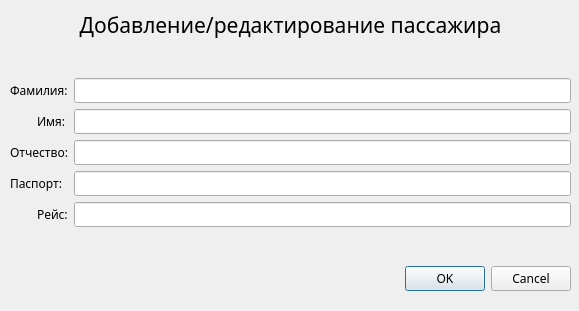
<?xml version="1.0" encoding="UTF-8"?>
<ui version="4.0">
 <class>AddPassenger</class>
 <widget class="QDialog" name="AddPassenger">
  <property name="geometry">
   <rect>
    <x>0</x>
    <y>0</y>
    <width>579</width>
    <height>311</height>
   </rect>
  </property>
  <property name="font">
   <font>
    <family>Mongolian Baiti</family>
   </font>
  </property>
  <property name="windowTitle">
   <string>Dialog</string>
  </property>
  <widget class="QWidget" name="">
   <property name="geometry">
    <rect>
     <x>10</x>
     <y>10</y>
     <width>561</width>
     <height>281</height>
    </rect>
   </property>
   <layout class="QGridLayout" name="gridLayout">
    <item row="0" column="0" colspan="3">
     <widget class="QLabel" name="mainLabel">
      <property name="font">
       <font>
        <family>Mongolian Baiti</family>
        <pointsize>16</pointsize>
       </font>
      </property>
      <property name="text">
       <string>Добавление/редактирование пассажира</string>
      </property>
      <property name="alignment">
       <set>Qt::AlignCenter</set>
      </property>
     </widget>
    </item>
    <item row="1" column="0" colspan="3">
     <spacer name="verticalSpacer">
      <property name="orientation">
       <enum>Qt::Vertical</enum>
      </property>
      <property name="sizeHint" stdset="0">
       <size>
        <width>20</width>
        <height>40</height>
       </size>
      </property>
     </spacer>
    </item>
    <item row="2" column="0" colspan="2">
     <widget class="QLabel" name="secondName">
      <property name="text">
       <string>Фамилия:</string>
      </property>
     </widget>
    </item>
    <item row="2" column="2">
     <widget class="QLineEdit" name="edit_secondName"/>
    </item>
    <item row="3" column="1">
     <widget class="QLabel" name="firstName">
      <property name="text">
       <string>Имя:</string>
      </property>
     </widget>
    </item>
    <item row="3" column="2">
     <widget class="QLineEdit" name="edit_firstName"/>
    </item>
    <item row="4" column="0" colspan="2">
     <widget class="QLabel" name="middleName">
      <property name="text">
       <string>Отчество:</string>
      </property>
     </widget>
    </item>
    <item row="4" column="2">
     <widget class="QLineEdit" name="edit_middleName"/>
    </item>
    <item row="5" column="0" colspan="2">
     <widget class="QLabel" name="passport">
      <property name="text">
       <string>Паспорт:</string>
      </property>
     </widget>
    </item>
    <item row="5" column="2">
     <widget class="QLineEdit" name="edit_passport"/>
    </item>
    <item row="6" column="0">
     <widget class="QLabel" name="labelError">
      <property name="font">
       <font>
        <pointsize>10</pointsize>
       </font>
      </property>
      <property name="styleSheet">
       <string notr="true">QLabel { color: rgb(240, 0, 0); }</string>
      </property>
      <property name="text">
       <string/>
      </property>
      <property name="alignment">
       <set>Qt::AlignCenter</set>
      </property>
     </widget>
    </item>
    <item row="6" column="1">
     <widget class="QLabel" name="flight">
      <property name="text">
       <string>Рейс:</string>
      </property>
     </widget>
    </item>
    <item row="6" column="2">
     <widget class="QLineEdit" name="edit_flight"/>
    </item>
    <item row="7" column="0">
     <spacer name="verticalSpacer_2">
      <property name="orientation">
       <enum>Qt::Vertical</enum>
      </property>
      <property name="sizeHint" stdset="0">
       <size>
        <width>20</width>
        <height>40</height>
       </size>
      </property>
     </spacer>
    </item>
    <item row="8" column="2">
     <widget class="QDialogButtonBox" name="buttonBox">
      <property name="standardButtons">
       <set>QDialogButtonBox::Cancel|QDialogButtonBox::Ok</set>
      </property>
     </widget>
    </item>
   </layout>
  </widget>
 </widget>
 <resources/>
 <connections>
  <connection>
   <sender>buttonBox</sender>
   <signal>accepted()</signal>
   <receiver>AddPassenger</receiver>
   <slot>accept()</slot>
   <hints>
    <hint type="sourcelabel">
     <x>292</x>
     <y>270</y>
    </hint>
    <hint type="destinationlabel">
     <x>199</x>
     <y>149</y>
    </hint>
   </hints>
  </connection>
  <connection>
   <sender>buttonBox</sender>
   <signal>rejected()</signal>
   <receiver>AddPassenger</receiver>
   <slot>reject()</slot>
   <hints>
    <hint type="sourcelabel">
     <x>292</x>
     <y>270</y>
    </hint>
    <hint type="destinationlabel">
     <x>199</x>
     <y>149</y>
    </hint>
   </hints>
  </connection>
 </connections>
</ui>
